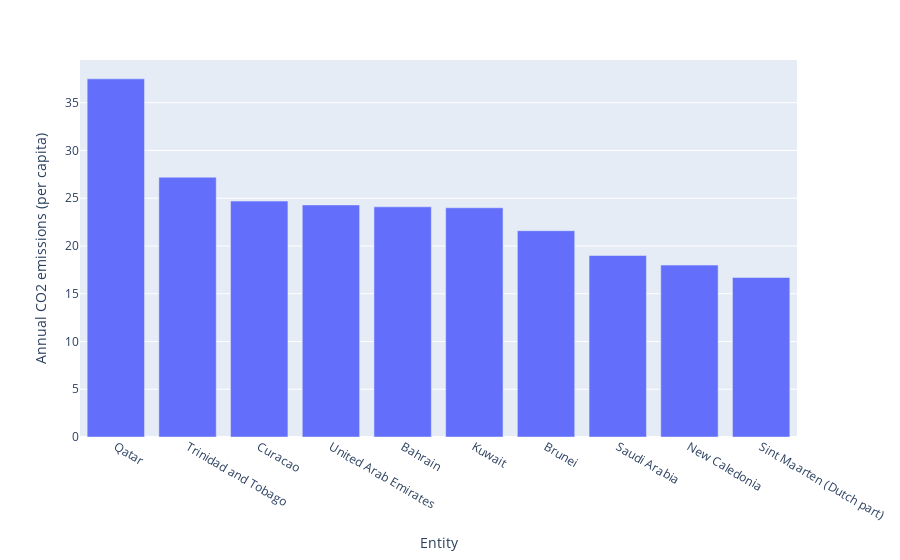

Write notebook code for a chart like this one.
### Markdown cell above
### 1.1 Top N countries with the most CO2 emissions chosen a decade

### Code cell
df_last_decade = df[df['Year']>max(df['Year'])-10]
df_last_decade = df_last_decade[['Entity', 'Code', 'Annual CO2 emissions (per capita)']].groupby(['Entity', 'Code']).mean().reset_index()
df_last_decade = df_last_decade.sort_values('Annual CO2 emissions (per capita)', ascending=False).reset_index(drop=True)
df_last_decade['Annual CO2 emissions (per capita)'] = df_last_decade['Annual CO2 emissions (per capita)'].round(1)
df_last_decade.iloc[:top_n_row].to_csv('co-emissions-per-capita-last-decade.csv')
# df_last_decade
px.bar(df_last_decade.iloc[:top_n_row], x='Entity', y='Annual CO2 emissions (per capita)')

### Figure 1 — Plotly figure (JSON) as saved in the notebook; plotly's stock layout.template omitted (floating-point values rounded to 4 significant figures)
{"data": [{"alignmentgroup": "True", "hovertemplate": "Entity=%{x}<br>Annual CO2 emissions (per capita)=%{y}<extra></extra>", "legendgroup": "", "marker": {"color": "#636efa", "pattern": {"shape": ""}}, "name": "", "offsetgroup": "", "orientation": "v", "showlegend": false, "textposition": "auto", "type": "bar", "x": ["Qatar", "Trinidad and Tobago", "Curacao", "United Arab Emirates", "Bahrain", "Kuwait", "Brunei", "Saudi Arabia", "New Caledonia", "Sint Maarten (Dutch part)"], "xaxis": "x", "y": [37.5, 27.2, 24.7, 24.3, 24.1, 24, 21.6, 19, 18, 16.7], "yaxis": "y"}], "layout": {"barmode": "relative", "legend": {"tracegroupgap": 0}, "margin": {"t": 60}, "xaxis": {"anchor": "y", "domain": [0, 1], "title": {"text": "Entity"}}, "yaxis": {"anchor": "x", "domain": [0, 1], "title": {"text": "Annual CO2 emissions (per capita)"}}}}
